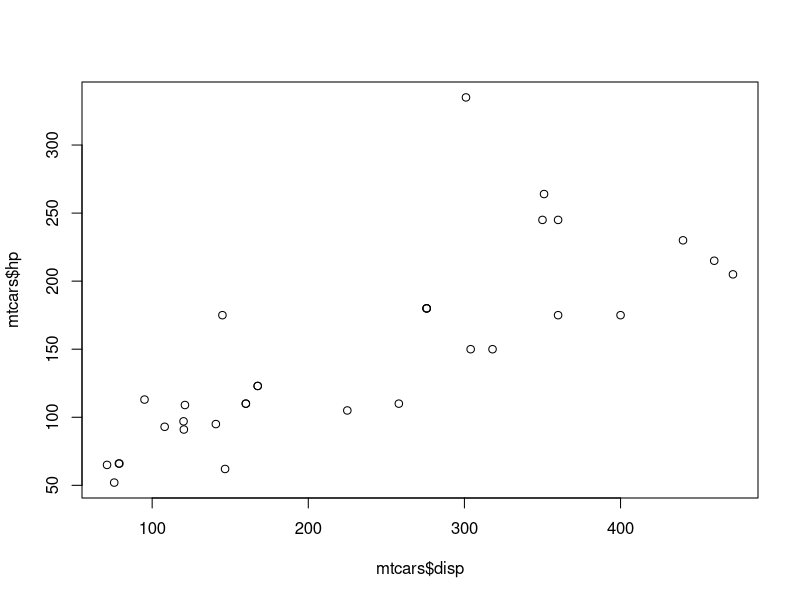
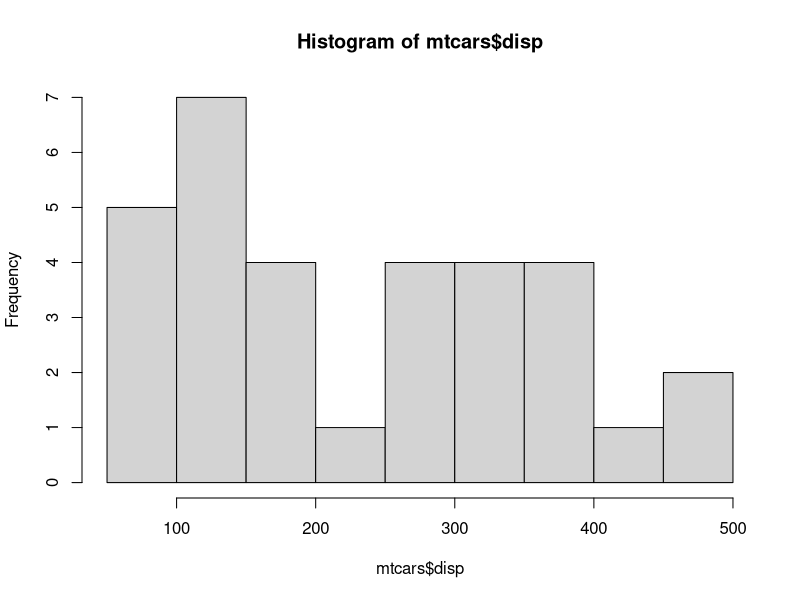
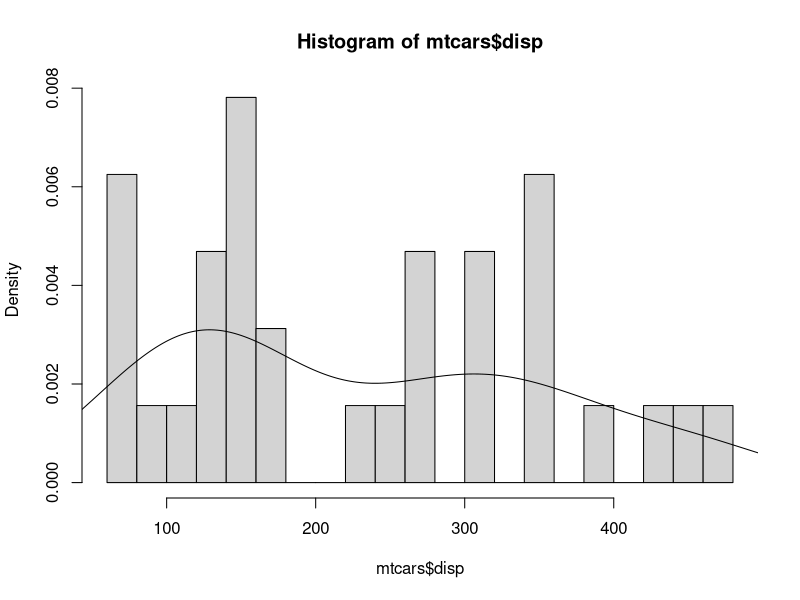
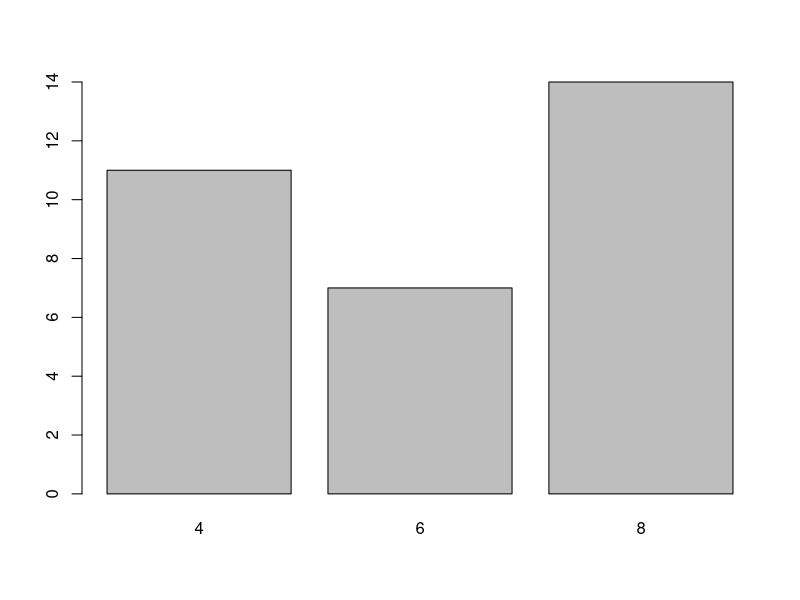
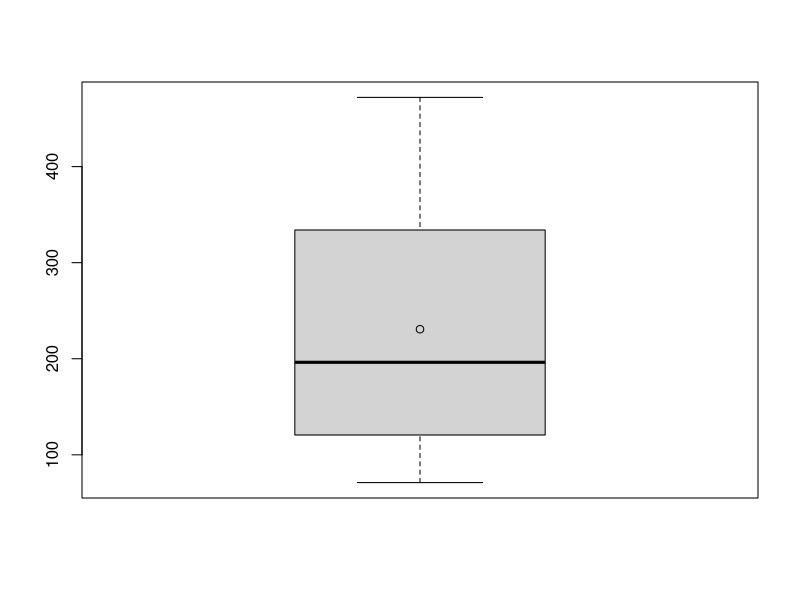
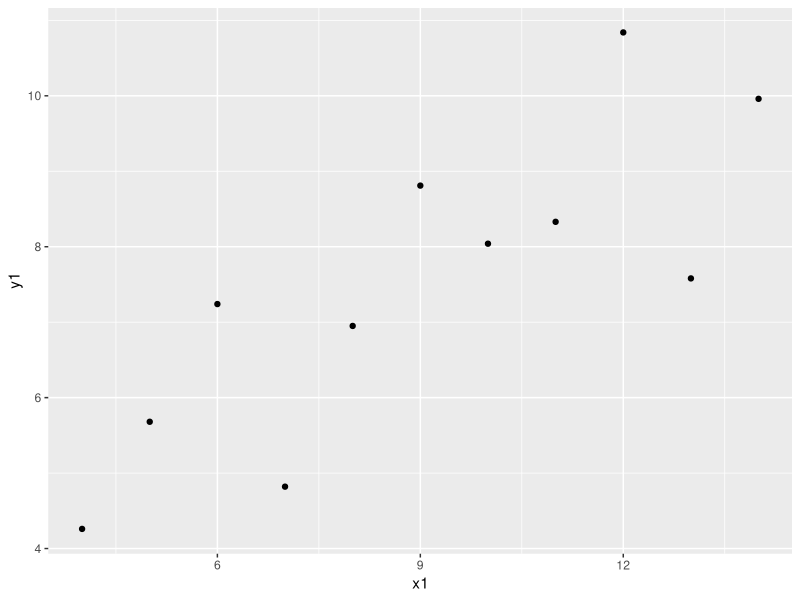
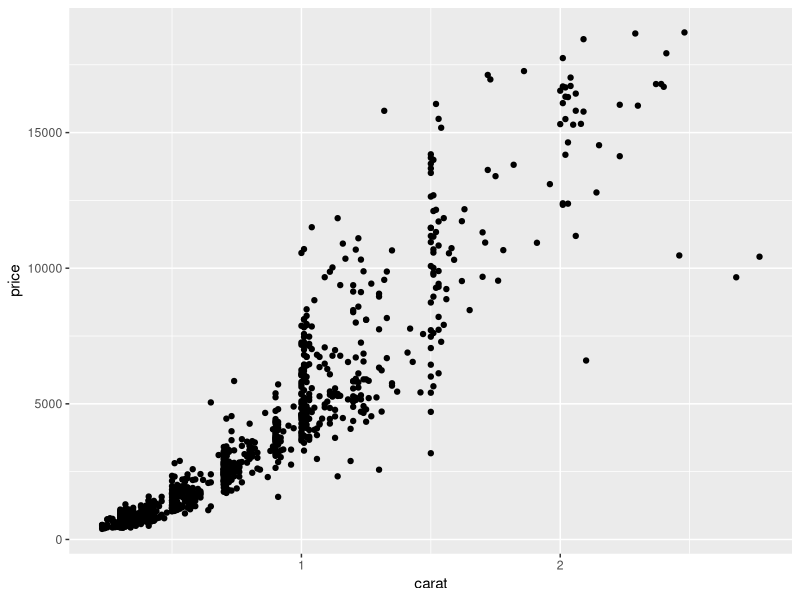
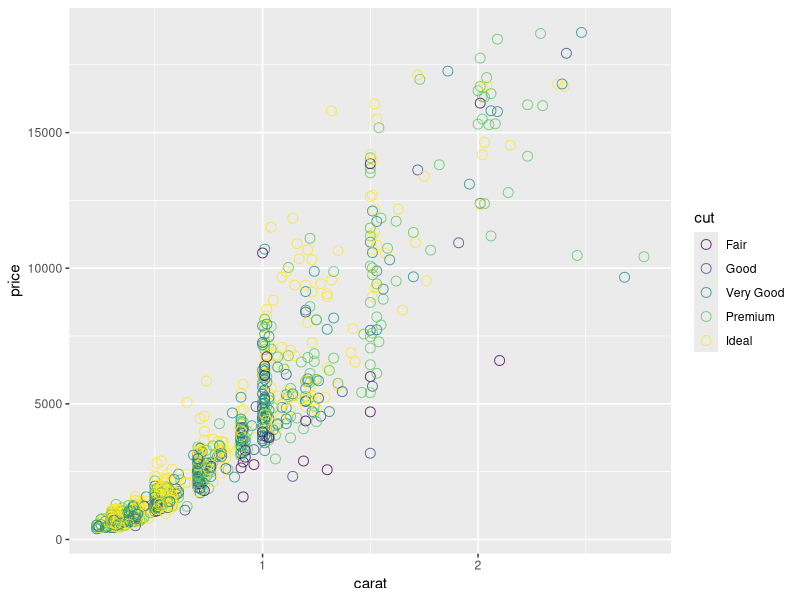

The R script that drew these images, in order:
## ---- chunk 1
knitr::opts_chunk$set(echo = FALSE, dev="svg")
## ---- chunk 2
2 + 3 
8 ^ 10
log(100) # Logaritmo neperiano
## ---- chunk 3
a <- 2
a
class(a)
## ---- chunk 4
b <- 13.6788956789
b
class(b)
print(b, digits = 10)
## ---- chunk 5
a+b
a-b
a*b
## ---- chunk 6
a^b
a/b

## ---- chunk 7
n <- as.integer(340000)
class(n)
n <- 2L
class(n)
## ---- chunk 8
a <- "aaa"
b <- "bbb"

paste(a, b, "hola", sep = ", ") 
## ---- chunk 9
3 == 2
b <- 3 != 2 
b
## ---- chunk 10
a <- TRUE
b <- F
a & b # Operador AND
a | b # Operador OR
!b  # Operador NOT
## ---- chunk 11
as.character(2)
as.numeric(TRUE)
## ---- chunk 12
pi
## ---- chunk 13
is.na(3)
is.null(NULL)
is.infinite(-Inf)
## ---- chunk 14
a <- c(2, 3, 4)
str(a)
a[2]
## ---- chunk 15
a + a 
a > 2.5
## ---- chunk 16
a <- c(2, 3, 4)
b <- c(10, 20)
a * b
## ---- chunk 17
a <- c(2, 3, 4)
abs(sin(a))
exp(a)
## ---- chunk 18
length(a)
sum(a)
mean(a)
## ---- chunk 19
a <- c(2, 3, 4)
3 %in% a
c(2,5,3,4) %in% a
## ---- chunk 20
1:10
seq(1, 10, by = 2)
seq(1, 3, length.out = 5) 
## ---- chunk 21
a <- c(8, 2, 5, 3)
sort(a)
a[order(a)]
a[order(a,decreasing = T)]
## ---- chunk 22
a <- c("hola", "adeu","hola", "adeu", "adeu", "bye")
b <- as.factor(a)
as.character(b)
as.numeric(b)
str(b)
## ---- chunk 23
a <- factor(c(3, 1, 3, 1, 1, 2), labels = c("adeu", "bye", "hola"))
a
levels(a)
## ---- chunk 24
dfA <- data.frame(int = 1:10,
                  let = sample(letters, 10, replace = TRUE), 
                  ran = rnorm(10))
dfA
## ---- chunk 25
dim(dfA) # Dimensión
nrow(dfA) # Número de columnas
ncol(dfA) # Número de filas
## ---- chunk 26
str(dfA)
head(dfA, 3) # Primeros datos, 6 por defecto
tail(dfA, 2) # Últimos valores
## ---- chunk 27
dfA[2,3]
dfA[,1]
dfA$let
## ---- chunk 28
a <- list(2, "2", FALSE)
b <- list(3, "hola", c(2, 3, 4))
## ---- chunk 29
a
b
## ---- chunk 30
length(a)
a[[3]]
b[[3]][1]
## ---- chunk 31
str(b)
## ---- chunk 32
notes <- c("Aprovat", "Insuficient", "Notable", "Insuficient",
           "Notable", "Excel·lent", "Aprovat")
notes <- factor(notes,
        levels = c("Insuficient", "Aprovat",
                   "Notable", "Excel·lent"),
        ordered = TRUE)
str(notes)
levels(notes)
## ---- chunk 33
a <- matrix(c(2, 4, -3, 5), ncol = 2)
a
a[2,2]
## ---- chunk 34
a * a # Producto posición por posición
a %*% a # Producto matricial
t(a) # Transposición
## ---- chunk 35
str(mtcars)
## ---- chunk 36
head(mtcars, 10)
## ---- chunk 37
plot(mtcars$disp,mtcars$hp)
## ---- chunk 38
hist(mtcars$disp)
## ---- chunk 39
hist(mtcars$disp,breaks=20,freq=FALSE)
lines(density(mtcars$disp))
## ---- chunk 40
barplot(table(as.factor(mtcars$cyl)))
## ---- chunk 41
boxplot(mtcars$disp)
points(mean(mtcars$disp))
## ---- chunk 42
if(!require("tidyverse")) {
  install.packages("tidyverse")
  library("tidyverse")
}
## ---- chunk 43
grafico <- ggplot(data = anscombe,
        mapping = aes(x = x1, y = y1))  # Datos y mapeado estético 
grafico <- grafico + geom_point()       # Geometría

grafico
## ---- chunk 44
diaM <- diamonds[sample(1:nrow(diamonds),1000),]
str(diaM)
## ---- chunk 45
ggplot(diaM, aes(x=carat,y=price)) + geom_point()
## ---- chunk 46
ggplot(diaM, aes(x=carat,y=price,color=cut)) + 
  geom_point(alpha=.8,shape=21,size=3)
## ---- chunk 47
ggplot(diaM, aes(x=carat,y=price,color=cut)) + 
  geom_point(alpha=.8,shape=21,size=3) +
  geom_smooth(method="lm",se=FALSE)
## ---- chunk 48
ggplot(diaM, aes(x=price)) + geom_histogram(binwidth=1000)
## ---- chunk 49
ggplot(diaM, aes(x=price,fill=cut)) +
  geom_histogram(position='dodge',binwidth=1000)
## ---- chunk 50
ggplot(diaM, aes(x=price,y=..density..,fill=cut)) +
  geom_histogram(position='dodge',binwidth=1000)
## ---- chunk 51
ggplot(diaM, aes(x=price,fill=cut)) +
  geom_density(alpha=.3)
## ---- chunk 52
ggplot(diaM, aes(x=clarity)) + geom_bar()
## ---- chunk 53
ggplot(diaM, aes(x=clarity, fill=cut)) + geom_bar()
## ---- chunk 54
ggplot(diaM, aes(x=clarity, fill=cut)) + geom_bar(position="dodge")
## ---- chunk 55
ggplot(diaM, aes(x=clarity, fill=cut)) + geom_bar(position="fill")
## ---- chunk 56
ggplot(diaM, aes(x=1, y=price)) + geom_boxplot()
## ---- chunk 57
ggplot(diaM, aes(x=cut, y=price)) + geom_boxplot()
## ---- chunk 58
ggplot(diaM, aes(x=cut, y=price)) + 
  geom_boxplot(outlier.shape = NA) +
  geom_jitter(shape = 21, alpha=.5,height=0,width=.2)
## ---- chunk 59
medias <- diaM %>% group_by(cut) %>%
  summarise(price=mean(price))

ggplot(diaM, aes(x=cut, y=price)) + 
  geom_violin() +
  geom_boxplot(outlier.shape = NA, width = 0.1) +
  geom_point(data=medias,shape=3)
## ---- chunk 60
ggplot(diaM, aes(x=carat, y = price, shape = cut, col = clarity)) +
  geom_point(alpha=.8) +
  scale_x_continuous(breaks=1:3) +
  scale_y_continuous(trans="log10") +
  scale_color_brewer(palette="Spectral")+
  facet_grid(cut ~ clarity) + 
  theme_bw() + 
  theme(legend.position = "none",text = element_text(size=10))

## ---- chunk 61
str(mtcars)
## ---- chunk 62
head(mtcars, 10)
## ---- chunk 63
length(mtcars$disp)
n <- sum(!is.na(mtcars$disp))
n
## ---- chunk 64
frec_abs <- table(cut(mtcars$disp,
      breaks=c(0,100,200,300,400,500,Inf)))
frec_abs

frec_rel <- frec_abs / n
frec_rel
## ---- chunk 65
quantile(mtcars$disp,.1)
quantile(mtcars$disp,1:4*.2)
## ---- chunk 66
mean(mtcars$disp)
median(mtcars$disp)
## ---- chunk 67
var(mtcars$disp) # el denominador es n-1
sd(mtcars$disp)
range(mtcars$disp)
## ---- chunk 68
diff(range(mtcars$disp))
IQR(mtcars$disp)
mad(mtcars$disp) # mean absolute deviation
## ---- chunk 69
lmin <- quantile(mtcars$disp,.25) - 1.5*IQR(mtcars$disp) 
lmax <- quantile(mtcars$disp,.75) + 1.5*IQR(mtcars$disp) 
mtcars$disp[mtcars$disp > lmax | mtcars$disp < lmin]
## ---- chunk 70
lmin <- quantile(mtcars$qsec,.25) - 1.5*IQR(mtcars$qsec) 
lmax <- quantile(mtcars$qsec,.75) + 1.5*IQR(mtcars$qsec) 
mtcars$qsec[mtcars$qsec > lmax | mtcars$qsec < lmin]
## ---- chunk 71
boxplot(mtcars$qsec)
points(mean(mtcars$qsec),pch=3)
## ---- chunk 72
hist(mtcars$qsec)
## ---- chunk 73
barplot(table(factor(mtcars$cyl)))
## ---- chunk 74
table(factor(mtcars$am),factor(mtcars$cyl))
## ---- chunk 75
table(cut(mtcars$disp,breaks = seq(0,500,by=100)),
      cut(mtcars$qsec,breaks = seq(13,25,by=3)))
## ---- chunk 76
cor(mtcars$disp,mtcars$qsec)
## ---- chunk 77
cor(mtcars$disp,mtcars$qsec, method = "spearman")
## ---- chunk 78
plot(mtcars$disp,mtcars$qsec)
## ---- chunk 79
rnorm(10)
dnorm(0)
qnorm(.95)
pnorm(1.64)
## ---- chunk 80
df <- data.frame(x = rnorm(1000, mean = 3, sd = 1))
dfT <-data.frame(x = seq(0,6,length.out=101),
      y = dnorm(seq(0,6,length.out=101),mean=3,sd=1))
ggplot(df, aes(x = x, y=..density..)) +
  geom_histogram(binwidth = .1,fill="#dddddd",col="black") +
  geom_density() +
  geom_line(data=dfT,aes(x=x,y=y),col="red")+
  theme_bw()
## ---- chunk 81
pnorm(5,mean = 3,sd = 1)
qnorm(.98,mean = 3,sd = 1)
## ---- chunk 82
df <- data.frame(x = runif(1000, min = 10, max = 20))
dfT <-data.frame(x = seq(10,20,length.out=101),
      y = dunif(seq(10,20,length.out=101), min=10, max=20))
ggplot(df, aes(x = x, y=..density..)) +
  geom_histogram(binwidth = .5,fill="#dddddd",col="black") +
  geom_density() +
  geom_line(data=dfT,aes(x=x,y=y),col="red")+
  theme_bw()
## ---- chunk 83
punif(12, min=10, max=20)
qunif(.90, min=10, max=20)
## ---- chunk 84
df <- data.frame(x = rbinom(100,5,prob=0.5))
df <- df %>% group_by(x) %>%
  summarise(y = n()/nrow(df))
dfT <- data.frame(x = 0:5,
    y = dbinom(0:5,size=5,prob=0.5))

dfJ <- rbind(cbind(teo=FALSE,df),
             cbind(teo=TRUE,dfT))

ggplot(dfJ,aes(x=x,y=y,fill=teo)) +
  geom_bar(position="dodge", stat="identity",
           col="black") +
  scale_fill_manual(values=c("#dddddd","red")) +
  theme_bw() +
  theme(legend.position = "none")
## ---- chunk 85
pbinom(2,5,prob=0.5)
qbinom(.5,5,.5)
## ---- chunk 86
obs <- c(9, 6, 7, 15, 11, 11, 9, 13, 9, 10)  
exp <- rep(.1, 10)
 
chisq.test(x = obs, p = exp)
## ---- chunk 87
exp <- rep(1:10, obs)
teo <- rep(1:10, 10)
qqplot(x = exp, y = teo)
## ---- chunk 88
qqplot(x = exp, y = quantile(teo, (1:length(exp))/length(exp)))
qqline(y = exp, distribution = function(x)  quantile(teo,x),
       probs= c(1/length(exp),1))

## ---- chunk 89
x1 <- rnorm(20, mean = 4, sd = 5)
x2 <- rbeta(20, shape1 = 5, shape2 = .5, ncp = 4)

shapiro.test(x1)
shapiro.test(x2)

## ---- chunk 90
if(!require("nortest")) {
  install.packages("nortest")
  library("nortest")
}

## ---- chunk 91
ad.test(x1)
ad.test(x2)
## ---- chunk 92
qqnorm(x1)
qqline(x1)
## ---- chunk 93
qqnorm(x2)
qqline(x2)
## ---- chunk 94
x <- rnorm(50, mean = 0, sd = 2)
df <- length(x) - 1
lower <- var(x) * df / qchisq(1 - 0.05/2, df)
upper <- var(x) * df / qchisq(0.05/2, df)
c(lower = lower, var = var(x), upper = upper)
## ---- chunk 95
c(lower = sqrt(lower), sd = sd(x), upper = sqrt(upper))
## ---- chunk 96
x <- rnorm(50, mean = 0, sd = 2)
y <- rnorm(30, mean = 1, sd = 1)
var.test(x, y)
## ---- chunk 97
x <- rlnorm(50, meanlog = 2, sdlog = 1)
y <- rlnorm(30, meanlog = 2, sdlog = .2)
ansari.test(x, y)
